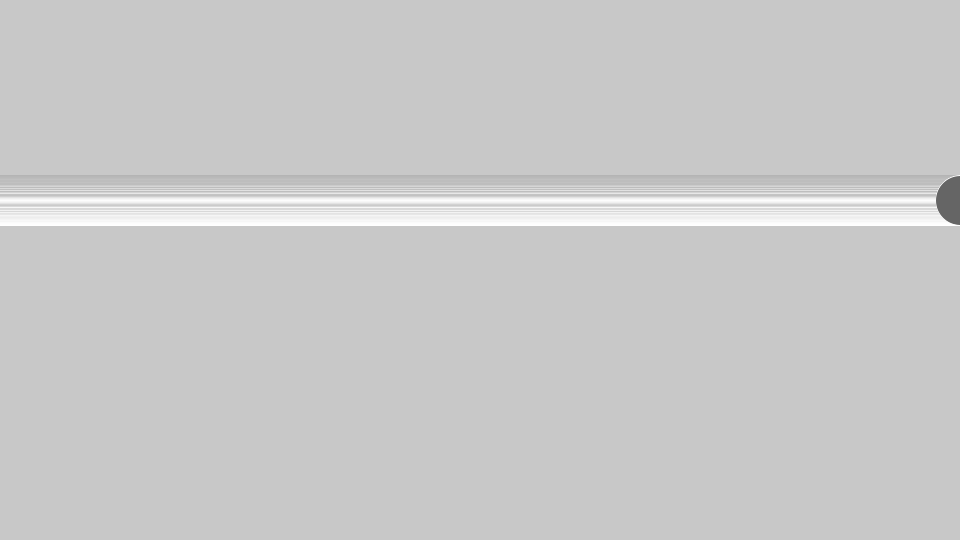
Frame 1 (no input)
Frame 60 (the mouse pressed at the canvas centre just before this capture): identical to frame 1, image omitted
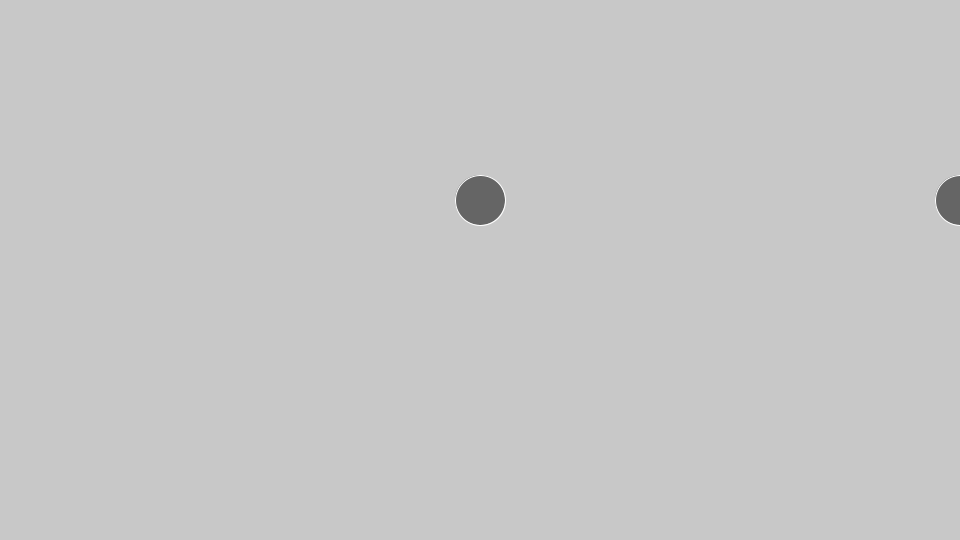
Frame 120 (the mouse held since frame 60 and released just before this capture)

The Processing sketch that drew these frames (run headless with seeded random() and noise(); from frame 60 on, the mouse is pressed at the canvas centre):

// Processing sketch: Particle
// ── Particle.pde
float x=0;

void setup(){
  size(960,540);
}

void draw(){
  background(200);
  
  x=0;//Initialize x value.
  while(x<width){
    if(mouseX<1){
      x=x+1;
    }else{
    x=x+mouseX;//Incrementation operation
    }
  fill(101);
  stroke(255);
  ellipse(x,200,50,50);
  }
  
  //while
  
}
